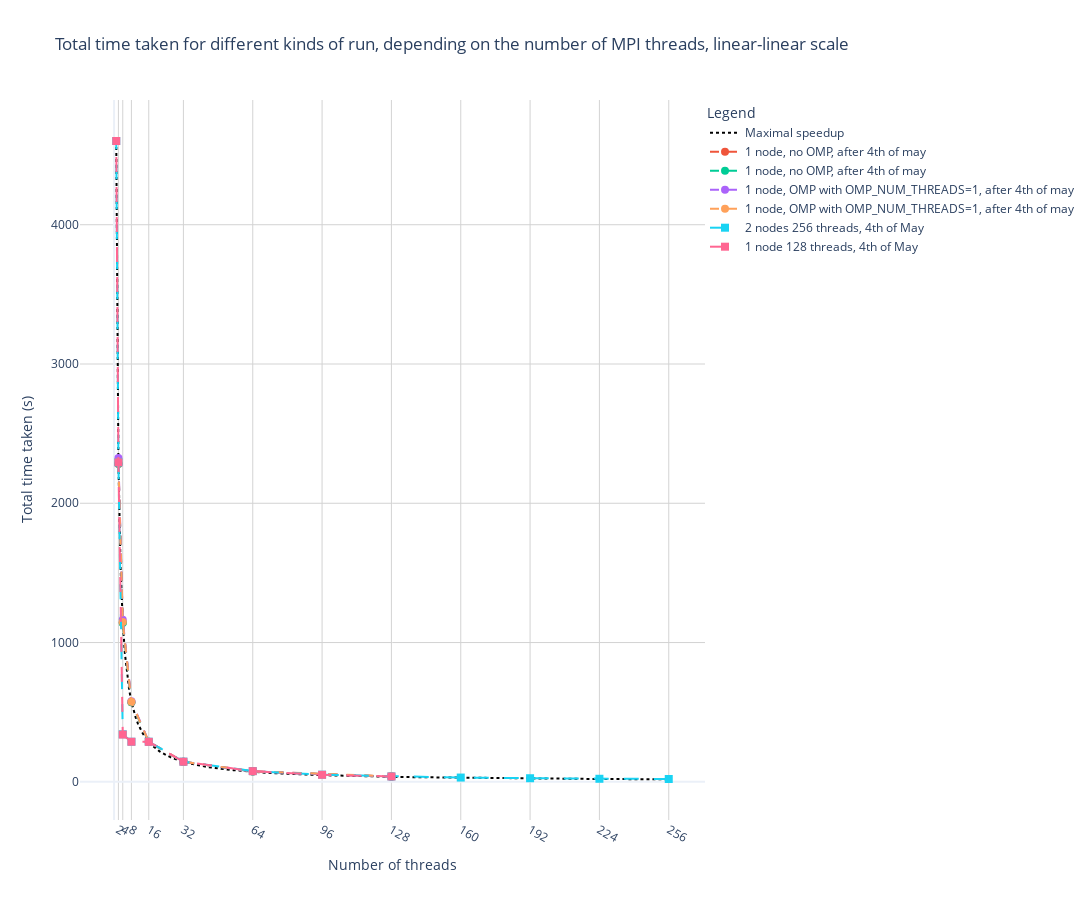

Notebook code for this chart:
### Code cell
# Define the x-values for the model function starting from 2 to prevent division by zero
x_values = np.linspace(1, 256, 256)

# Create the figure
fig = go.Figure()

# Model function line
fig.add_trace(go.Scatter(x=x_values, y= one_run["Time"][0] / (x_values),
						 mode='lines', name='Maximal speedup',
						 line=dict(color='black', dash='dot')))

# Data lines
for names in no_omp_code_run.columns:
	fig.add_trace(go.Scatter(x=no_omp_code_run[names][0]["Threads"], y=no_omp_code_run[names][0]["Time"],
							mode='lines+markers', name='1 node, no OMP, after 4th of may',
							marker=dict(symbol='circle', size=8), line=dict(dash='dash')))

for names in omp_code_run.columns:
	fig.add_trace(go.Scatter(x=omp_code_run[names][0]["Threads"], y=omp_code_run[names][0]["Time"],
							mode='lines+markers', name='1 node, OMP with OMP_NUM_THREADS=1, after 4th of may',
							marker=dict(symbol='circle', size=8), line=dict(dash='dash')))

for names in original_code_run.columns:
	fig.add_trace(go.Scatter(x=original_code_run[names][0]["Threads"], y=original_code_run[names][0]["Time"],
							mode='lines+markers', name='1 node, original code with no limits, after 4th of may',
							marker=dict(symbol='circle', size=8), line=dict(dash='dash')))

fig.add_trace(go.Scatter(x=df256["Threads"], y=df256["Time"],
						 mode='lines+markers', name='2 nodes 256 threads, 4th of May',
						 marker=dict(symbol='square', size=8), line=dict(dash='longdash')))

fig.add_trace(go.Scatter(x=df128["Threads"], y=df128["Time"],
						 mode='lines+markers', name='1 node 128 threads, 4th of May',
						 marker=dict(symbol='square', size=8), line=dict(dash='longdash')))
# # Add a vertical line at 4, 64 and 128 threads
# max_line = 2467
# fig.add_shape(type="line", x0=4, y0=0, x1=4, y1=max_line, line=dict(color="grey", width=2, dash="solid"))
# fig.add_shape(type="line", x0=8, y0=0, x1=8, y1=max_line, line=dict(color="grey", width=2, dash="solid"))
# fig.add_shape(type="line", x0=64, y0=0, x1=64, y1=max_line, line=dict(color="grey", width=2, dash="solid"))
# fig.add_shape(type="line", x0=128, y0=0, x1=128, y1=max_line, line=dict(color="grey", width=2, dash="solid"))

# Configuring the axes and layout
fig.update_layout(
	xaxis_title="Number of threads",
	yaxis_title="Total time taken (s)",
	title='Total time taken for different kinds of run, depending on the number of MPI threads, linear-linear scale',
	legend_title="Legend",
	template='plotly_white',
	xaxis=dict(type='linear', tickmode='array', tickvals=[2, 4, 8, 16, 32, 64, 96, 128, 160, 192, 224, 256]),
	yaxis=dict(type='linear'),
	legend=dict(y=1, x=1),
	grid=dict(rows=1, columns=1),
	height = 900,
	width = 1504
)

# Adding grid lines with specified style
fig.update_xaxes(showgrid=True, gridwidth=1, gridcolor='lightgrey')
fig.update_yaxes(showgrid=True, gridwidth=1, gridcolor='lightgrey')

# Show the figure
fig.show()

# To save the plot as a static image, you will need to use Plotly Orca or Kaleido
fig.write_image("time_go_log5.png", scale=2)  # Uncomment this line if Kaleido or Orca is installed

### Figure 1 — Plotly figure (JSON) as saved in the notebook; plotly's stock layout.template omitted (floating-point values rounded to 4 significant figures; data arrays with more than 128 entries replaced by an {"elided": "..."} marker saying what was removed)
{"data": [{"line": {"color": "black", "dash": "dot"}, "mode": "lines", "name": "Maximal speedup", "type": "scatter", "x": {"elided": "256 int values"}, "y": {"elided": "256 float values"}}, {"line": {"dash": "dash"}, "marker": {"size": 8, "symbol": "circle"}, "mode": "lines+markers", "name": "1 node, no OMP, after 4th of may", "type": "scatter", "x": [128, 64, 32, 16, 8, 4, 2], "y": [37.58, 74.59, 144.1, 287.4, 571.4, 1144.0, 2282.0]}, {"line": {"dash": "dash"}, "marker": {"size": 8, "symbol": "circle"}, "mode": "lines+markers", "name": "1 node, no OMP, after 4th of may", "type": "scatter", "x": [128, 64, 32, 16, 8, 4, 2], "y": [37.33, 74.48, 143.6, 285.3, 570.7, 1141.0, 2283.0]}, {"line": {"dash": "dash"}, "marker": {"size": 8, "symbol": "circle"}, "mode": "lines+markers", "name": "1 node, OMP with OMP_NUM_THREADS=1, after 4th of may", "type": "scatter", "x": [128, 64, 32, 16, 8, 4, 2], "y": [37.8, 75.18, 144.7, 287.8, 579.5, 1163.0, 2325.0]}, {"line": {"dash": "dash"}, "marker": {"size": 8, "symbol": "circle"}, "mode": "lines+markers", "name": "1 node, OMP with OMP_NUM_THREADS=1, after 4th of may", "type": "scatter", "x": [128, 64, 32, 16, 8, 4, 2], "y": [39.86, 75.96, 144.4, 287.8, 574.4, 1148.0, 2296.0]}, {"line": {"dash": "longdash"}, "marker": {"size": 8, "symbol": "square"}, "mode": "lines+markers", "name": "2 nodes 256 threads, 4th of May", "type": "scatter", "x": [256, 224, 192, 160, 128, 96, 64, 32, 16, 8, 4, 2, 1], "y": [20.4, 22.08, 25.95, 30.82, 38.84, 51.38, 77.05, 145.0, 288.2, 288, 341.5, 2294.0, 4601.0]}, {"line": {"dash": "longdash"}, "marker": {"size": 8, "symbol": "square"}, "mode": "lines+markers", "name": "1 node 128 threads, 4th of May", "type": "scatter", "x": [128, 96, 64, 32, 16, 8, 4, 2, 1], "y": [38.52, 50.6, 76.75, 144.5, 287.3, 287.9, 339.5, 2293.0, 4601.0]}], "layout": {"grid": {"columns": 1, "rows": 1}, "height": 900, "legend": {"title": {"text": "Legend"}, "x": 1, "y": 1}, "title": {"text": "Total time taken for different kinds of run, depending on the number of MPI threads, linear-linear scale"}, "width": 1504, "xaxis": {"gridcolor": "lightgrey", "gridwidth": 1, "showgrid": true, "tickmode": "array", "tickvals": [2, 4, 8, 16, 32, 64, 96, 128, 160, 192, 224, 256], "title": {"text": "Number of threads"}, "type": "linear"}, "yaxis": {"gridcolor": "lightgrey", "gridwidth": 1, "showgrid": true, "title": {"text": "Total time taken (s)"}, "type": "linear"}}}
